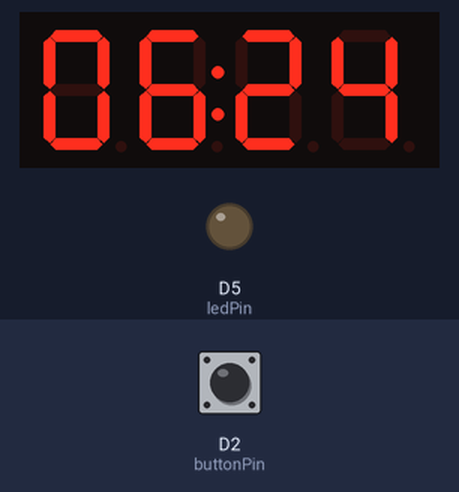
Recording of a program running on a simulated Arduino MKR. On the bench: 4-digit seven-segment display, output pins drawn as LEDs (lit = HIGH). Inputs (shaded band) come from the test bench; at power-on: D2 (buttonPin) LOW. WiFi joins after 1.5 s; servers stay silent unless stated; uploads are accepted with an empty reply; the local clock reads 2024-03-15 10:24:30 at power-on unless the program sets it; not simulated (calls return 0 or success): secret.h; what the program prints to the serial monitor is not drawn.

Above: at 3.7 s.
3.8 s: D2 (buttonPin) pulled HIGH for 0.15 s
At 3.88 s:
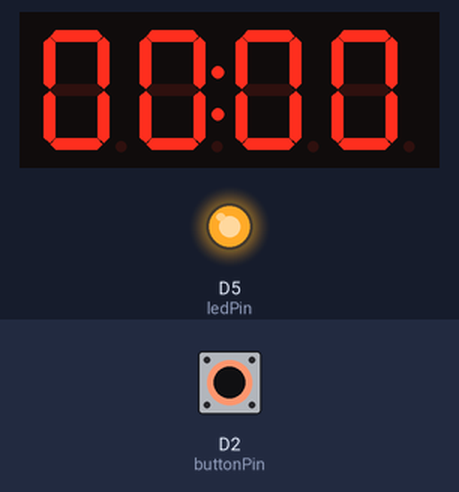
5.4 s: D2 (buttonPin) pulled HIGH for 1 s
At 7.7 s:
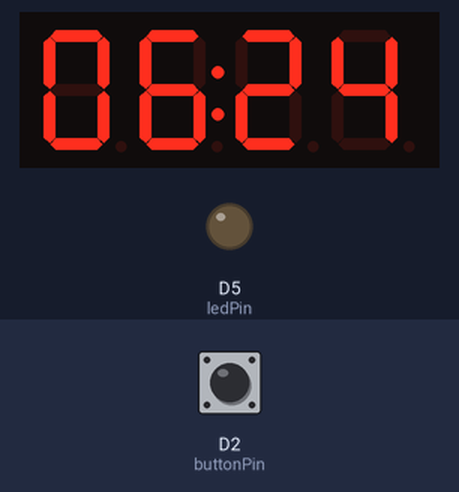
7.9 s: D2 (buttonPin) pulled HIGH for 3.2 s
At 8.9 s:
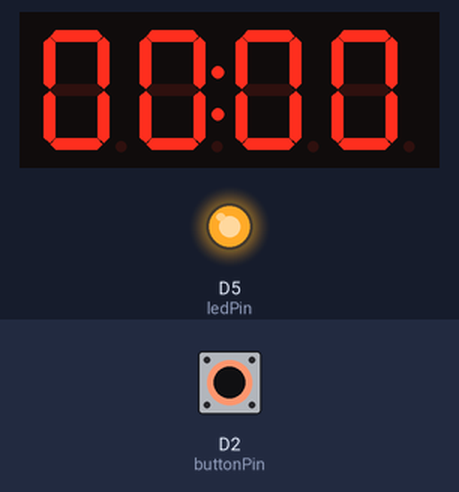
Timing chart, 0 to 12.6 s (numbered marks = the images above; inputs shaded):
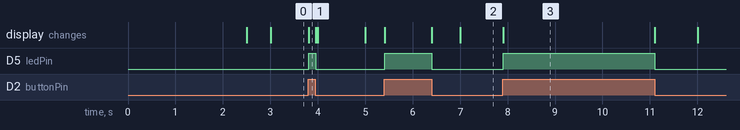

Measured:
- after the input at 3.8 s, D5 (ledPin): LOW → HIGH at once, → LOW 0.15 s later; the display: changes at once (image 1)
- after the input at 5.4 s, D5 (ledPin): LOW → HIGH at once, → LOW 0.99 s later; the display: first changes at once (image 2 shows a later state)
- after the input at 7.9 s, D5 (ledPin): LOW → HIGH at once, → LOW 3.2 s later; the display: changes at once (image 3)

The program:

main.cpp
```cpp
#include "wifiConnect.h"
#include "httpClient.h"
#include "getTime.h"
#include "sound.h"

#include <ArduinoJson.h>

//create memory pool for json response
StaticJsonDocument<200> doc;

Chrono callInterval;

const int localAlarmHour = 11;
const int localAlarmMinute = 9;

boolean alarm;
int buttonState;

void setup(){
  Serial.begin(9600);

  //connect to wifi
  wifiConnect();

  //clock init
  rtc.begin();

  // //get time in epoch format
  getEpoch();

  // //backpack init
  matrix.begin(0x70);

  alarm = false;

  buttonState = 0;

  // initialize the LED pin as an output:
  pinMode(ledPin, OUTPUT);
  // initialize the pushbutton pin as an input:
  pinMode(buttonPin, INPUT);
}

void loop(){

  buttonState = digitalRead(buttonPin);

  hour = rtc.getHours();
  minute = rtc.getMinutes();
  second = rtc.getSeconds();

  //Adjust for timezone
  if(hour > 4){
    hour += GMT;
  }else{
    hour += 24 + GMT;
  }

  //WRITE TO LED
  writeHours(hour);
  writeMinutes(minute);
  matrix.drawColon(second % 2 == 0);
  matrix.writeColon();

  if(callInterval.hasPassed(15000) && !alarm){
    callInterval.restart();
    //Print to serial monitor
    Serial.println("----------------------");
    printDate();
    printTime();

    String str = createClient();
    deserializeJson(doc, str);

    alarmHour = doc["alarmHour"];
    alarmMinute = doc["alarmMinute"];
    sound = doc["sound"];
    volume = doc["volume"];

    Serial.print("alarmHour: ");
    Serial.println(alarmHour);
    Serial.print("alarmMinute: ");
    Serial.println(alarmMinute);
    Serial.print("sound: ");
    Serial.println(sound);
    Serial.print("volume: ");
    Serial.println(volume);
  }

  if (!alarm){
    while(buttonState){
      buttonState = digitalRead(buttonPin);

      writeHours(alarmHour);
      writeMinutes(alarmMinute);
      digitalWrite(ledPin, HIGH);
      matrix.drawColon(1);
      matrix.writeColon();
    }
    digitalWrite(ledPin, LOW);
  }

  //CHECK IF IT'S TIME TO SOUND ALARM
  if(((alarmHour == hour && minute == alarmMinute) || (localAlarmHour == hour && minute == localAlarmMinute)) && ringtone_1(buttonState)){
    alarm = true;
  }else{
    alarm = false;
  }
}
```

getTime.h
```cpp
#include <RTCZero.h>
#include <WiFiNINA.h>

//seven segment includes:
#include <Wire.h>
#include <Adafruit_LEDBackpack.h>

//seven segment matrix object
Adafruit_7segment matrix = Adafruit_7segment();

//clock object
RTCZero rtc;

int hour, minute, second, alarmHour, alarmMinute;
const int GMT = -4; //change this to adapt it to your time zone

void getEpoch(){
  unsigned long epoch = 0;
  int numberOfTries = 0, maxTries = 15;

  Serial.print("Getting current time");
  while(epoch == 0 && numberOfTries < maxTries){

    epoch = WiFi.getTime();
    delay(1000);
    Serial.print(".");
    numberOfTries++;
  }

  Serial.println();

  if (epoch == 0) {
    Serial.print("NTP unreachable!!");
    while (1);
  }
  else {
    Serial.print("Epoch received: ");
    Serial.println(epoch);
    rtc.setEpoch(epoch);

    Serial.println();
  }
}

void writeHours(int num){

  if(num > 12) num = num -12;

  if(num > 9){

    int n = num - 10;
    matrix.writeDigitNum(0, 1, 0);
    matrix.writeDigitNum(1, n, 0);
  }else{
    matrix.writeDigitNum(0, 0, 0);
    matrix.writeDigitNum(1, num, 0);
  }
}

void writeMinutes(int num){

  if(num > 9){

    int n1 = num % 10;
    int n2 = num / 10;
    matrix.writeDigitNum(3, n2, 0);
    matrix.writeDigitNum(4, n1, 0);
  }else{
    matrix.writeDigitNum(3, 0, 0);
    matrix.writeDigitNum(4, num, 0);
  }

  matrix.writeDisplay();
}

void print2digits(int number) {
  if (number < 10) {
    Serial.print("0");
  }
  Serial.print(number);
}

void printTime(){

  // if(hour > 12) hour = hour - 12;

    print2digits(hour);
    Serial.print(":");
    print2digits(minute);
    Serial.print(":");
    print2digits(second);
    Serial.println();
  }

void printDate(){
  Serial.print(rtc.getDay());
  Serial.print("/");
  Serial.print(rtc.getMonth());
  Serial.print("/");
  Serial.print(rtc.getYear());

  Serial.print(" ");
}
```

httpClient.h
```cpp
#include <ArduinoHttpClient.h>
#include <SPI.h>
#include <WiFiNINA.h>

// Name of the server we want to connect to
const char kHostname[] = "serieux-chaise-61715.herokuapp.com";
// endpoint
const char kPath[] = "/alarm/getTime?serial=7777777";

// Number of milliseconds to wait without receiving any data before we give up
const int kNetworkTimeout = 30*1000;
// Number of milliseconds to wait if no data is available before trying again
const int kNetworkDelay = 1000;

WiFiClient c;
HttpClient http(c, kHostname);

String createClient(){
int err =0;
String response;


  err = http.get(kPath);
  if (err == 0)
  {
    Serial.println("startedRequest ok");

    err = http.responseStatusCode();
    if (err >= 0)
    {
      Serial.print("Got status code: ");
      Serial.println(err);

      response = http.responseBody();

    }
    else
    {
      Serial.print("Getting response failed: ");
      Serial.println(err);
    }
  }
  else
  {
    Serial.print("Connect failed: ");
    Serial.println(err);
  }

  return response;
  http.stop();
}
```

sound.h
```cpp
#include <Chrono.h>

int sound;
int volume;

const int buttonPin = 2;     // the number of the pushbutton pin
const int ledPin =  5;
const int piezoPin = 0;
int flag = true;

Chrono toneInterval;

boolean ringtone_1(int state){

  if(toneInterval.hasPassed(400) && flag){
    toneInterval.restart();

    tone(piezoPin, 1000, 200);

    digitalWrite(ledPin, HIGH);

    if (state == HIGH) {
      digitalWrite(ledPin, LOW);
      pinMode(piezoPin, INPUT);
      flag = false;
    }
  }

  return flag;
}
```

wifiConnect.h
```cpp
#include <Arduino.h>
#include <WiFiNINA.h>
#include "secret.h"

void wifiConnect(){
    // attempt to connect to Wifi network:
  Serial.print("Attempting to connect to WPA SSID: ");
  Serial.println(ssid);
  while (WiFi.begin(ssid, pass) != WL_CONNECTED) {
    // unsuccessful, retry in 4 seconds
    Serial.print("failed ... ");
    delay(4000);
    Serial.print("retrying ... ");
  }

  Serial.println("connected");
}
```
